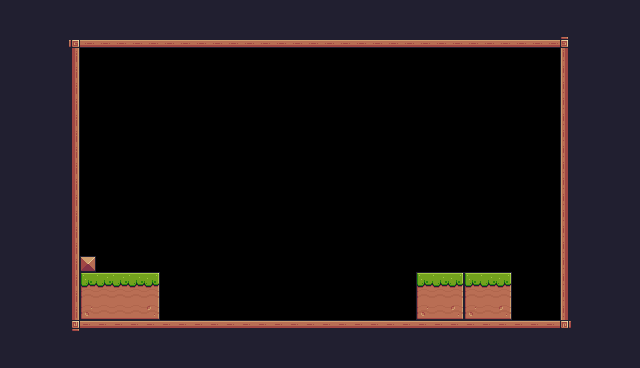

A 2D game scene composited from a Tiled map and its tileset images. What follows is a short description and the map's XML, with every tile layer's data as written:
An orthogonal 40x23 tile map with 16x16 px tiles, 1 tile layer (Background) and 1 object (Player).

<map version="1.10" tiledversion="1.11.0" orientation="orthogonal" renderorder="right-down" width="40" height="23" tilewidth="16" tileheight="16" infinite="0" nextlayerid="3" nextobjectid="10">
 <tileset firstgid="1" source="Pixel Adventure.tsx" />
 <layer id="1" name="Background" width="40" height="23">
  <data encoding="csv">
112,112,112,112,112,112,112,112,112,112,112,112,112,112,112,112,112,112,112,112,112,112,112,112,112,112,112,112,112,112,112,112,112,112,112,112,112,112,112,112,
112,112,112,112,112,112,112,112,112,112,112,112,112,112,112,112,112,112,112,112,112,112,112,112,112,112,112,112,112,112,112,112,112,112,112,112,112,112,112,112,
112,112,112,112,92,134,134,134,134,134,134,134,134,134,134,134,134,134,134,134,134,134,134,134,134,134,134,134,134,134,134,134,134,134,134,93,112,112,112,112,
112,112,112,112,113,0,0,0,0,0,0,0,0,0,0,0,0,0,0,0,0,0,0,0,0,0,0,0,0,0,0,0,0,0,0,111,112,112,112,112,
112,112,112,112,113,0,0,0,0,0,0,0,0,0,0,0,0,0,0,0,0,0,0,0,0,0,0,0,0,0,0,0,0,0,0,111,112,112,112,112,
112,112,112,112,113,0,0,0,0,0,0,0,0,0,0,0,0,0,0,0,0,0,0,0,0,0,0,0,0,0,0,0,0,0,0,111,112,112,112,112,
112,112,112,112,113,0,0,0,0,0,0,0,0,0,0,0,0,0,0,0,0,0,0,0,0,0,0,0,0,0,0,0,0,0,0,111,112,112,112,112,
112,112,112,112,113,0,0,0,0,0,0,0,0,0,0,0,0,0,0,0,0,0,0,0,0,0,0,0,0,0,0,0,0,0,0,111,112,112,112,112,
112,112,112,112,113,0,0,0,0,0,0,0,0,0,0,0,0,0,0,0,0,0,0,0,0,0,0,0,0,0,0,0,0,0,0,111,112,112,112,112,
112,112,112,112,113,0,0,0,0,0,0,0,0,0,0,0,0,0,0,0,0,0,0,0,0,0,0,0,0,0,0,0,0,0,0,111,112,112,112,112,
112,112,112,112,113,0,0,0,0,0,0,0,0,0,0,0,0,0,0,0,0,0,0,0,0,0,0,0,0,0,0,0,0,0,0,111,112,112,112,112,
112,112,112,112,113,0,0,0,0,0,0,0,0,0,0,0,0,0,0,0,0,0,0,0,0,0,0,0,0,0,0,0,0,0,0,111,112,112,112,112,
112,112,112,112,113,0,0,0,0,0,0,0,0,0,0,0,0,0,0,0,0,0,0,0,0,0,0,0,0,0,0,0,0,0,0,111,112,112,112,112,
112,112,112,112,113,0,0,0,0,0,0,0,0,0,0,0,0,0,0,0,0,0,0,0,0,0,0,0,0,0,0,0,0,0,0,111,112,112,112,112,
112,112,112,112,113,0,0,0,0,0,0,0,0,0,0,0,0,0,0,0,0,0,0,0,0,0,0,0,0,0,0,0,0,0,0,111,112,112,112,112,
112,112,112,112,113,0,0,0,0,0,0,0,0,0,0,0,0,0,0,0,0,0,0,0,0,0,0,0,0,0,0,0,0,0,0,111,112,112,112,112,
112,112,112,112,113,35,0,0,0,0,0,0,0,0,0,0,0,0,0,0,0,0,0,0,0,0,0,0,0,0,0,0,0,0,0,111,112,112,112,112,
112,112,112,112,113,7,8,8,8,9,0,0,0,0,0,0,0,0,0,0,0,0,0,0,0,0,7,8,9,7,8,9,0,0,0,111,112,112,112,112,
112,112,112,112,113,29,30,30,30,31,0,0,0,0,0,0,0,0,0,0,0,0,0,0,0,0,29,30,31,29,30,31,0,0,0,111,112,112,112,112,
112,112,112,112,113,51,52,52,52,53,0,0,0,0,0,0,0,0,0,0,0,0,0,0,0,0,51,52,53,51,52,53,0,0,0,111,112,112,112,112,
112,112,112,112,114,90,90,90,90,90,90,90,90,90,90,90,90,90,90,90,90,90,90,90,90,90,90,90,90,90,90,90,90,90,90,115,112,112,112,112,
112,112,112,112,112,112,112,112,112,112,112,112,112,112,112,112,112,112,112,112,112,112,112,112,112,112,112,112,112,112,112,112,112,112,112,112,112,112,112,112,
112,112,112,112,112,112,112,112,112,112,112,112,112,112,112,112,112,112,112,112,112,112,112,112,112,112,112,112,112,112,112,112,112,112,112,112,112,112,112,112
</data>
 </layer>
 <objectgroup id="2" name="Spawnpoints">
  <object id="9" name="Player" type="Player" x="128.042" y="240.148" width="31.6824" height="32.0573" />
 </objectgroup>
</map>
